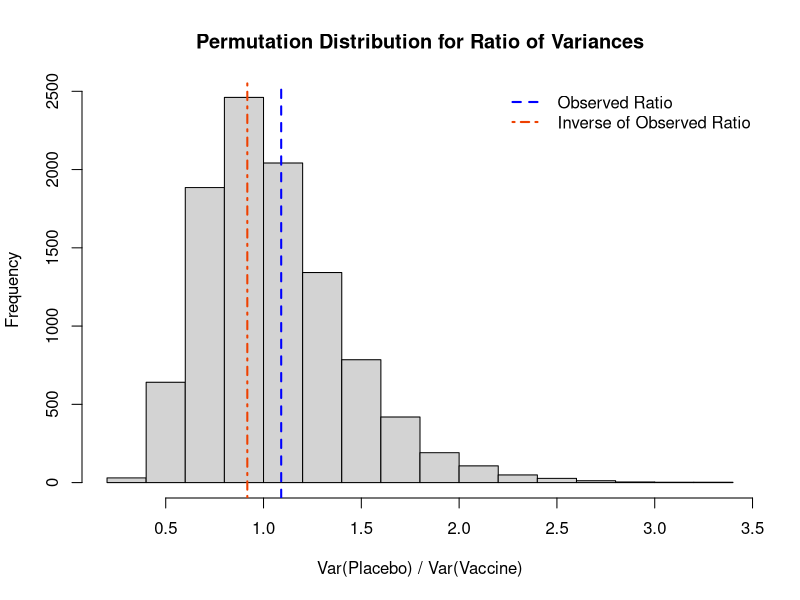
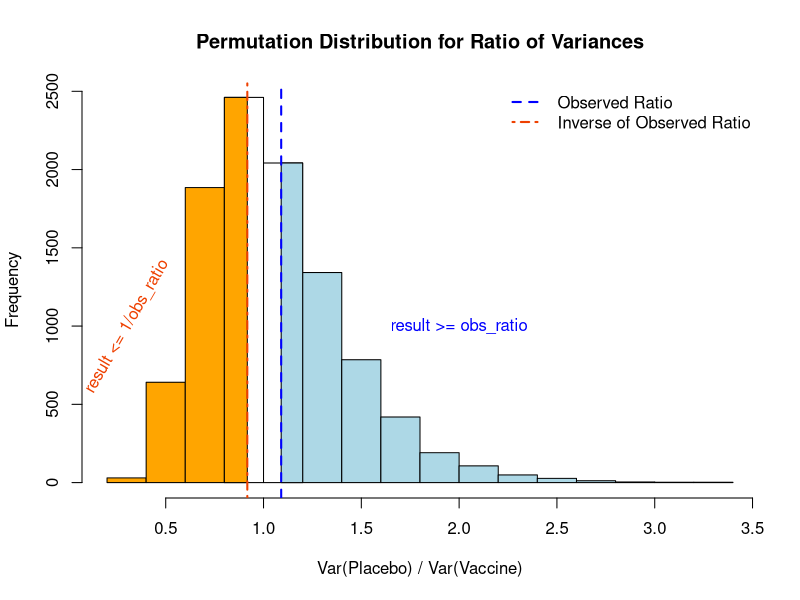
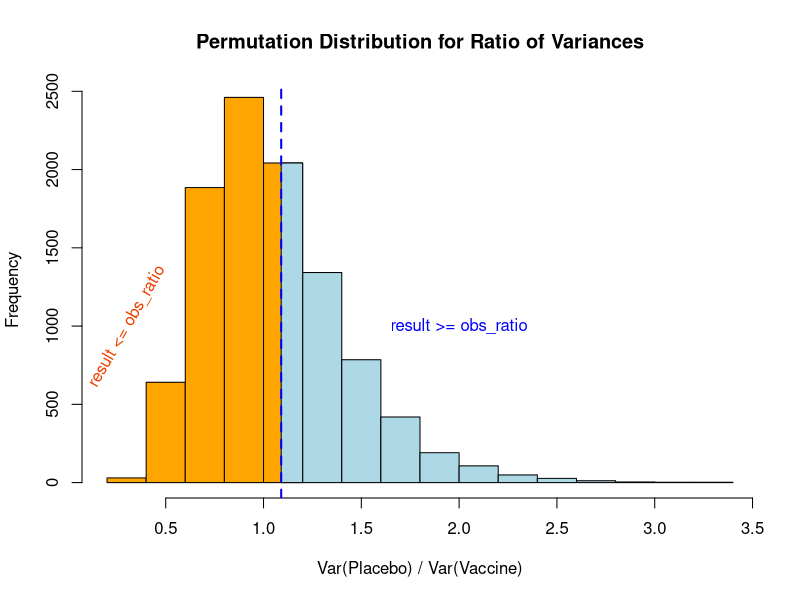

The R script that drew these images, in order:
## ---- chunk 1
library(kableExtra)
library(dplyr)
## ---- chunk 2
set.seed(612)
placebo <- rgamma(n=50, shape=10, scale=3)
vaccine <- rgamma(n=50, shape=5, scale=sqrt(18))

var(placebo) # calculate the sample variances
var(vaccine) # calculate the sample variances

obs_ratio <- var(placebo)/var(vaccine) # calculate the ratio of the variances
obs_ratio
B <- 10^4 - 1 #set number of times to complete permutation sampling
result <- numeric(B)

nP <- length(placebo)

obs_ratio <- var(placebo)/var(vaccine) # calculate the ratio of the variances

set.seed(612) #set seed for reproducibility
pool_dat <- c(placebo, vaccine)

for(j in 1:B){
    index <- sample(x=1:length(pool_dat), size=nP, replace=F)
    placebo_permute <- pool_dat[index]
    vaccine_permute <- pool_dat[-index]
    result[j] <- var(placebo_permute) / var(vaccine_permute)
}

# Histogram
hist( result, xlab='Var(Placebo) / Var(Vaccine)', 
      main='Permutation Distribution for Ratio of Variances')
abline( v=obs_ratio, lty=2, col='blue', lwd=2)
abline( v=1/obs_ratio, lty=4, col='orangered2', lwd=2)

legend('topright', lty=c(2,4), lwd=c(2,2), col=c('blue','orangered2'), legend=c('Observed Ratio','Inverse of Observed Ratio'), bty='n')
## ---- chunk 3
# Calculate histogram, but do not draw it
my_hist <- hist(result , plot=F)
 
# Color vector
my_color= ifelse(my_hist$breaks > obs_ratio, 'lightblue' , ifelse (my_hist$breaks < (1/obs_ratio)-0.2, 'orange','white' ))
 
# Final plot
plot(my_hist, col=my_color, border=T, xlab='Var(Placebo) / Var(Vaccine)', main='Permutation Distribution for Ratio of Variances')
rect(xleft=0.8, ybottom=0, xright=1/obs_ratio, ytop=2461, col='orange')
rect(xleft=obs_ratio, ybottom=0, xright=1.2, ytop=2042, col='lightblue')
abline( v=obs_ratio, lty=2, col='blue', lwd=2)
abline( v=1/obs_ratio, lty=4, col='orangered2', lwd=2)
legend('topright', lty=c(2,4), lwd=c(2,2), col=c('blue','orangered2'), legend=c('Observed Ratio','Inverse of Observed Ratio'), bty='n')
text(x=2, y=1000, 'result >= obs_ratio', col='blue')
text(x=0.3, y=1000, 'result <= 1/obs_ratio', col='orangered2', srt=60)
## ---- chunk 4
# The correct calculations
((sum(result >= obs_ratio) + 1)/(B+1))
((sum(result <= (1/obs_ratio)) + 1)/(B+1))
## ---- chunk 5
2 * max(((sum(result >= obs_ratio) + 1)/(B+1)), ((sum(result <= (1/obs_ratio)) + 1)/(B+1)))
## ---- chunk 6
# The incorrect calculations
((sum(result <= obs_ratio) + 1)/(B+1))
((sum(result >= (1/obs_ratio)) + 1)/(B+1))
2 * max( ((sum(result <= obs_ratio) + 1)/(B+1)), ((sum(result >= (1/obs_ratio)) + 1)/(B+1)))
## ---- chunk 7
# Calculate histogram, but do not draw it
my_hist <- hist(result , plot=F)
 
# Color vector
my_color= ifelse(my_hist$breaks > obs_ratio, 'lightblue' , 'orange' )
 
# Final plot
plot(my_hist, col=my_color, border=T, xlab='Var(Placebo) / Var(Vaccine)', main='Permutation Distribution for Ratio of Variances')
rect(xleft=obs_ratio, ybottom=0, xright=1.2, ytop=2042, col='lightblue')
abline( v=obs_ratio, lty=2, col='blue', lwd=2)
text(x=2, y=1000, 'result >= obs_ratio', col='blue')
text(x=0.3, y=1000, 'result <= obs_ratio', col='orangered2', srt=60)
## ---- chunk 8
# The correct calculations
((sum(result >= obs_ratio) + 1)/(B+1)) # H0 that the expected ratio > 1
((sum(result <= obs_ratio) + 1)/(B+1)) # H0 that the expected ratio < 1
